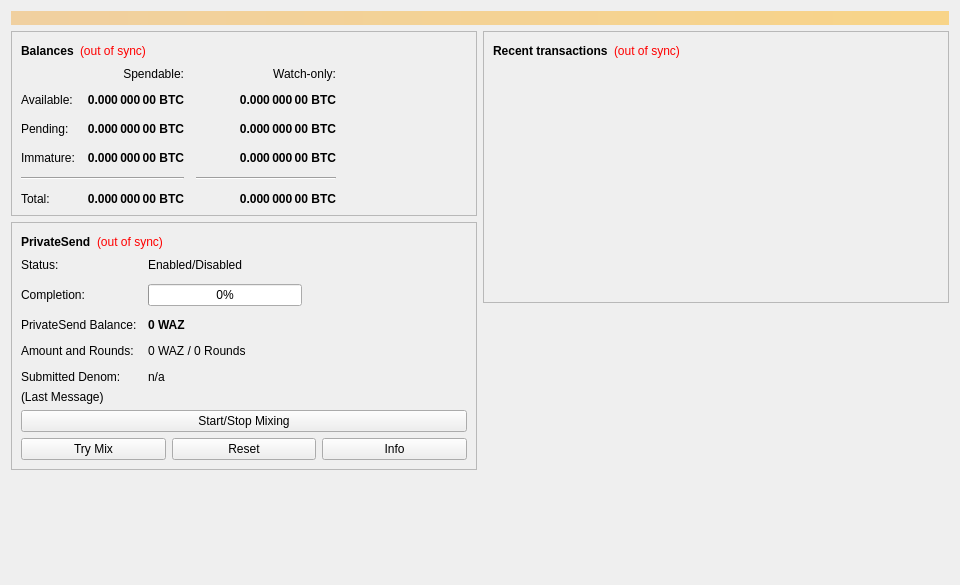
<?xml version="1.0" encoding="UTF-8"?>
<ui version="4.0">
 <class>OverviewPage</class>
 <widget class="QWidget" name="OverviewPage">
  <property name="geometry">
   <rect>
    <x>0</x>
    <y>0</y>
    <width>960</width>
    <height>585</height>
   </rect>
  </property>
  <property name="minimumSize">
   <size>
    <width>960</width>
    <height>0</height>
   </size>
  </property>
  <property name="windowTitle">
   <string>Form</string>
  </property>
  <layout class="QVBoxLayout" name="topLayout">
   <item>
    <widget class="QLabel" name="labelAlerts">
     <property name="visible">
      <bool>false</bool>
     </property>
     <property name="styleSheet">
      <string notr="true">QLabel { background-color: qlineargradient(x1: 0, y1: 0, x2: 1, y2: 0, stop:0 #F0D0A0, stop:1 #F8D488); color:#000000; }</string>
     </property>
     <property name="wordWrap">
      <bool>true</bool>
     </property>
     <property name="margin">
      <number>3</number>
     </property>
     <property name="textInteractionFlags">
      <set>Qt::TextSelectableByMouse</set>
     </property>
    </widget>
   </item>
   <item>
    <layout class="QHBoxLayout" name="horizontalLayout" stretch="1,1">
     <item>
      <layout class="QVBoxLayout" name="verticalLayout_2">
       <item>
        <widget class="QFrame" name="frame">
         <property name="frameShape">
          <enum>QFrame::StyledPanel</enum>
         </property>
         <property name="frameShadow">
          <enum>QFrame::Raised</enum>
         </property>
         <layout class="QVBoxLayout" name="verticalLayout_4">
          <item>
           <layout class="QHBoxLayout" name="horizontalLayout_4">
            <item>
             <widget class="QLabel" name="label_5">
              <property name="font">
               <font>
                <weight>75</weight>
                <bold>true</bold>
               </font>
              </property>
              <property name="text">
               <string>Balances</string>
              </property>
             </widget>
            </item>
            <item>
             <widget class="QLabel" name="labelWalletStatus">
              <property name="toolTip">
               <string>The displayed information may be out of date. Your wallet automatically synchronizes with the Wuazi network after a connection is established, but this process has not completed yet.</string>
              </property>
              <property name="styleSheet">
               <string notr="true">QLabel { color: red; }</string>
              </property>
              <property name="text">
               <string notr="true">(out of sync)</string>
              </property>
              <property name="alignment">
               <set>Qt::AlignLeading|Qt::AlignLeft|Qt::AlignVCenter</set>
              </property>
             </widget>
            </item>
            <item>
             <spacer name="horizontalSpacer_3">
              <property name="orientation">
               <enum>Qt::Horizontal</enum>
              </property>
              <property name="sizeHint" stdset="0">
               <size>
                <width>40</width>
                <height>20</height>
               </size>
              </property>
             </spacer>
            </item>
           </layout>
          </item>
          <item>
           <layout class="QGridLayout" name="gridLayout">
            <property name="spacing">
             <number>12</number>
            </property>
            <item row="2" column="2">
             <widget class="QLabel" name="labelWatchPending">
              <property name="font">
               <font>
                <weight>75</weight>
                <bold>true</bold>
               </font>
              </property>
              <property name="cursor">
               <cursorShape>IBeamCursor</cursorShape>
              </property>
              <property name="toolTip">
               <string>Unconfirmed transactions to watch-only addresses</string>
              </property>
              <property name="text">
               <string notr="true">0.000 000 00 BTC</string>
              </property>
              <property name="alignment">
               <set>Qt::AlignRight|Qt::AlignTrailing|Qt::AlignVCenter</set>
              </property>
              <property name="textInteractionFlags">
               <set>Qt::LinksAccessibleByMouse|Qt::TextSelectableByKeyboard|Qt::TextSelectableByMouse</set>
              </property>
             </widget>
            </item>
            <item row="2" column="1">
             <widget class="QLabel" name="labelUnconfirmed">
              <property name="font">
               <font>
                <weight>75</weight>
                <bold>true</bold>
               </font>
              </property>
              <property name="cursor">
               <cursorShape>IBeamCursor</cursorShape>
              </property>
              <property name="toolTip">
               <string>Total of transactions that have yet to be confirmed, and do not yet count toward the spendable balance</string>
              </property>
              <property name="text">
               <string notr="true">0.000 000 00 BTC</string>
              </property>
              <property name="alignment">
               <set>Qt::AlignRight|Qt::AlignTrailing|Qt::AlignVCenter</set>
              </property>
              <property name="textInteractionFlags">
               <set>Qt::LinksAccessibleByMouse|Qt::TextSelectableByKeyboard|Qt::TextSelectableByMouse</set>
              </property>
             </widget>
            </item>
            <item row="3" column="2">
             <widget class="QLabel" name="labelWatchImmature">
              <property name="font">
               <font>
                <weight>75</weight>
                <bold>true</bold>
               </font>
              </property>
              <property name="cursor">
               <cursorShape>IBeamCursor</cursorShape>
              </property>
              <property name="toolTip">
               <string>Mined balance in watch-only addresses that has not yet matured</string>
              </property>
              <property name="text">
               <string notr="true">0.000 000 00 BTC</string>
              </property>
              <property name="alignment">
               <set>Qt::AlignRight|Qt::AlignTrailing|Qt::AlignVCenter</set>
              </property>
              <property name="textInteractionFlags">
               <set>Qt::LinksAccessibleByMouse|Qt::TextSelectableByKeyboard|Qt::TextSelectableByMouse</set>
              </property>
             </widget>
            </item>
            <item row="4" column="0" colspan="2">
             <widget class="Line" name="lineSpendableBalance">
              <property name="orientation">
               <enum>Qt::Horizontal</enum>
              </property>
             </widget>
            </item>
            <item row="4" column="2">
             <widget class="Line" name="lineWatchBalance">
              <property name="sizePolicy">
               <sizepolicy hsizetype="Preferred" vsizetype="Fixed">
                <horstretch>0</horstretch>
                <verstretch>0</verstretch>
               </sizepolicy>
              </property>
              <property name="minimumSize">
               <size>
                <width>140</width>
                <height>0</height>
               </size>
              </property>
              <property name="orientation">
               <enum>Qt::Horizontal</enum>
              </property>
             </widget>
            </item>
            <item row="5" column="0">
             <widget class="QLabel" name="labelTotalText">
              <property name="text">
               <string>Total:</string>
              </property>
             </widget>
            </item>
            <item row="3" column="1">
             <widget class="QLabel" name="labelImmature">
              <property name="font">
               <font>
                <weight>75</weight>
                <bold>true</bold>
               </font>
              </property>
              <property name="cursor">
               <cursorShape>IBeamCursor</cursorShape>
              </property>
              <property name="toolTip">
               <string>Mined balance that has not yet matured</string>
              </property>
              <property name="text">
               <string notr="true">0.000 000 00 BTC</string>
              </property>
              <property name="alignment">
               <set>Qt::AlignRight|Qt::AlignTrailing|Qt::AlignVCenter</set>
              </property>
              <property name="textInteractionFlags">
               <set>Qt::LinksAccessibleByMouse|Qt::TextSelectableByKeyboard|Qt::TextSelectableByMouse</set>
              </property>
             </widget>
            </item>
            <item row="2" column="3">
             <spacer name="horizontalSpacer_2">
              <property name="orientation">
               <enum>Qt::Horizontal</enum>
              </property>
              <property name="sizeHint" stdset="0">
               <size>
                <width>40</width>
                <height>20</height>
               </size>
              </property>
             </spacer>
            </item>
            <item row="3" column="0">
             <widget class="QLabel" name="labelImmatureText">
              <property name="text">
               <string>Immature:</string>
              </property>
             </widget>
            </item>
            <item row="5" column="1">
             <widget class="QLabel" name="labelTotal">
              <property name="font">
               <font>
                <weight>75</weight>
                <bold>true</bold>
               </font>
              </property>
              <property name="cursor">
               <cursorShape>IBeamCursor</cursorShape>
              </property>
              <property name="toolTip">
               <string>Your current total balance</string>
              </property>
              <property name="text">
               <string notr="true">0.000 000 00 BTC</string>
              </property>
              <property name="alignment">
               <set>Qt::AlignRight|Qt::AlignTrailing|Qt::AlignVCenter</set>
              </property>
              <property name="textInteractionFlags">
               <set>Qt::LinksAccessibleByMouse|Qt::TextSelectableByKeyboard|Qt::TextSelectableByMouse</set>
              </property>
             </widget>
            </item>
            <item row="5" column="2">
             <widget class="QLabel" name="labelWatchTotal">
              <property name="font">
               <font>
                <weight>75</weight>
                <bold>true</bold>
               </font>
              </property>
              <property name="cursor">
               <cursorShape>IBeamCursor</cursorShape>
              </property>
              <property name="toolTip">
               <string>Current total balance in watch-only addresses</string>
              </property>
              <property name="text">
               <string notr="true">0.000 000 00 BTC</string>
              </property>
              <property name="alignment">
               <set>Qt::AlignRight|Qt::AlignTrailing|Qt::AlignVCenter</set>
              </property>
              <property name="textInteractionFlags">
               <set>Qt::LinksAccessibleByMouse|Qt::TextSelectableByKeyboard|Qt::TextSelectableByMouse</set>
              </property>
             </widget>
            </item>
            <item row="0" column="2">
             <widget class="QLabel" name="labelWatchonly">
              <property name="text">
               <string>Watch-only:</string>
              </property>
              <property name="alignment">
               <set>Qt::AlignRight|Qt::AlignTrailing|Qt::AlignVCenter</set>
              </property>
             </widget>
            </item>
            <item row="1" column="0">
             <widget class="QLabel" name="labelBalanceText">
              <property name="text">
               <string>Available:</string>
              </property>
             </widget>
            </item>
            <item row="1" column="1">
             <widget class="QLabel" name="labelBalance">
              <property name="font">
               <font>
                <weight>75</weight>
                <bold>true</bold>
               </font>
              </property>
              <property name="cursor">
               <cursorShape>IBeamCursor</cursorShape>
              </property>
              <property name="toolTip">
               <string>Your current spendable balance</string>
              </property>
              <property name="text">
               <string notr="true">0.000 000 00 BTC</string>
              </property>
              <property name="alignment">
               <set>Qt::AlignRight|Qt::AlignTrailing|Qt::AlignVCenter</set>
              </property>
              <property name="textInteractionFlags">
               <set>Qt::LinksAccessibleByMouse|Qt::TextSelectableByKeyboard|Qt::TextSelectableByMouse</set>
              </property>
             </widget>
            </item>
            <item row="1" column="2">
             <widget class="QLabel" name="labelWatchAvailable">
              <property name="font">
               <font>
                <weight>75</weight>
                <bold>true</bold>
               </font>
              </property>
              <property name="cursor">
               <cursorShape>IBeamCursor</cursorShape>
              </property>
              <property name="toolTip">
               <string>Your current balance in watch-only addresses</string>
              </property>
              <property name="text">
               <string notr="true">0.000 000 00 BTC</string>
              </property>
              <property name="alignment">
               <set>Qt::AlignRight|Qt::AlignTrailing|Qt::AlignVCenter</set>
              </property>
              <property name="textInteractionFlags">
               <set>Qt::LinksAccessibleByMouse|Qt::TextSelectableByKeyboard|Qt::TextSelectableByMouse</set>
              </property>
             </widget>
            </item>
            <item row="2" column="0">
             <widget class="QLabel" name="labelPendingText">
              <property name="text">
               <string>Pending:</string>
              </property>
             </widget>
            </item>
            <item row="0" column="1">
             <widget class="QLabel" name="labelSpendable">
              <property name="text">
               <string>Spendable:</string>
              </property>
              <property name="alignment">
               <set>Qt::AlignRight|Qt::AlignTrailing|Qt::AlignVCenter</set>
              </property>
             </widget>
            </item>
           </layout>
          </item>
         </layout>
        </widget>
       </item>
       <item>
        <widget class="QFrame" name="framePrivateSend">
         <property name="layoutDirection">
          <enum>Qt::LeftToRight</enum>
         </property>
         <property name="frameShape">
          <enum>QFrame::StyledPanel</enum>
         </property>
         <property name="frameShadow">
          <enum>QFrame::Raised</enum>
         </property>
         <layout class="QVBoxLayout" name="VerticalLayout_PS1">
          <item>
           <layout class="QHBoxLayout" name="horizontalLayout_5">
            <item>
             <widget class="QLabel" name="labelPrivateSendHeader">
              <property name="font">
               <font>
                <weight>75</weight>
                <bold>true</bold>
               </font>
              </property>
              <property name="text">
               <string>PrivateSend</string>
              </property>
             </widget>
            </item>
            <item>
             <widget class="QLabel" name="labelPrivateSendSyncStatus">
              <property name="toolTip">
               <string>The displayed information may be out of date. Your wallet automatically synchronizes with the Wuazi network after a connection is established, but this process has not completed yet.</string>
              </property>
              <property name="styleSheet">
               <string notr="true">QLabel { color: red; }</string>
              </property>
              <property name="text">
               <string notr="true">(out of sync)</string>
              </property>
              <property name="alignment">
               <set>Qt::AlignLeading|Qt::AlignLeft|Qt::AlignVCenter</set>
              </property>
             </widget>
            </item>
            <item>
             <spacer name="horizontalSpacer_4">
              <property name="orientation">
               <enum>Qt::Horizontal</enum>
              </property>
              <property name="sizeHint" stdset="0">
               <size>
                <width>40</width>
                <height>20</height>
               </size>
              </property>
             </spacer>
            </item>
           </layout>
          </item>
          <item>
           <layout class="QFormLayout" name="privateSendFormLayout">
            <property name="fieldGrowthPolicy">
             <enum>QFormLayout::AllNonFixedFieldsGrow</enum>
            </property>
            <property name="horizontalSpacing">
             <number>11</number>
            </property>
            <property name="verticalSpacing">
             <number>12</number>
            </property>
            <item row="0" column="0">
             <widget class="QLabel" name="labelPrivateSendEnabledText">
              <property name="text">
               <string>Status:</string>
              </property>
             </widget>
            </item>
            <item row="0" column="1">
             <widget class="QLabel" name="labelPrivateSendEnabled">
              <property name="text">
               <string>Enabled/Disabled</string>
              </property>
             </widget>
            </item>
            <item row="1" column="0">
             <widget class="QLabel" name="labelCompletitionText">
              <property name="text">
               <string>Completion:</string>
              </property>
             </widget>
            </item>
            <item row="1" column="1">
             <widget class="QProgressBar" name="privateSendProgress">
              <property name="maximumSize">
               <size>
                <width>154</width>
                <height>16777215</height>
               </size>
              </property>
              <property name="value">
               <number>0</number>
              </property>
             </widget>
            </item>
            <item row="2" column="0">
             <widget class="QLabel" name="labelAnonymizedText">
              <property name="text">
               <string>PrivateSend Balance:</string>
              </property>
             </widget>
            </item>
            <item row="2" column="1">
             <widget class="QLabel" name="labelAnonymized">
              <property name="font">
               <font>
                <weight>75</weight>
                <bold>true</bold>
               </font>
              </property>
              <property name="text">
               <string notr="true">0 WAZ</string>
              </property>
             </widget>
            </item>
            <item row="3" column="0">
             <widget class="QLabel" name="labelAmountAndRoundsText">
              <property name="text">
               <string>Amount and Rounds:</string>
              </property>
             </widget>
            </item>
            <item row="3" column="1">
             <widget class="QLabel" name="labelAmountRounds">
              <property name="text">
               <string>0 WAZ / 0 Rounds</string>
              </property>
             </widget>
            </item>
            <item row="4" column="0">
             <widget class="QLabel" name="labelSubmittedDenomText">
              <property name="text">
               <string>Submitted Denom:</string>
              </property>
             </widget>
            </item>
            <item row="4" column="1">
             <widget class="QLabel" name="labelSubmittedDenom">
              <property name="toolTip">
               <string>The denominations you submitted to the Masternode.&lt;br&gt;To mix, other users must submit the exact same denominations.</string>
              </property>
              <property name="text">
               <string>n/a</string>
              </property>
             </widget>
            </item>
           </layout>
          </item>
          <item>
           <layout class="QVBoxLayout" name="VerticalLayout_PS">
            <item>
             <widget class="QLabel" name="labelPrivateSendLastMessage">
              <property name="text">
               <string>(Last Message)</string>
              </property>
              <property name="alignment">
               <set>Qt::AlignLeading|Qt::AlignLeft|Qt::AlignTop</set>
              </property>
              <property name="wordWrap">
               <bool>true</bool>
              </property>
             </widget>
            </item>
            <item>
             <widget class="QPushButton" name="togglePrivateSend">
              <property name="sizePolicy">
               <sizepolicy hsizetype="MinimumExpanding" vsizetype="Fixed">
                <horstretch>0</horstretch>
                <verstretch>0</verstretch>
               </sizepolicy>
              </property>
              <property name="text">
               <string>Start/Stop Mixing</string>
              </property>
             </widget>
            </item>
            <item>
             <layout class="QHBoxLayout" name="horizontalLayout_debugbuttons">
              <item>
               <widget class="QPushButton" name="privateSendAuto">
                <property name="sizePolicy">
                 <sizepolicy hsizetype="MinimumExpanding" vsizetype="Fixed">
                  <horstretch>0</horstretch>
                  <verstretch>0</verstretch>
                 </sizepolicy>
                </property>
                <property name="toolTip">
                 <string>Try to manually submit a PrivateSend request.</string>
                </property>
                <property name="text">
                 <string>Try Mix</string>
                </property>
               </widget>
              </item>
              <item>
               <widget class="QPushButton" name="privateSendReset">
                <property name="sizePolicy">
                 <sizepolicy hsizetype="MinimumExpanding" vsizetype="Fixed">
                  <horstretch>0</horstretch>
                  <verstretch>0</verstretch>
                 </sizepolicy>
                </property>
                <property name="toolTip">
                 <string>Reset the current status of PrivateSend (can interrupt PrivateSend if it's in the process of Mixing, which can cost you money!)</string>
                </property>
                <property name="autoFillBackground">
                 <bool>false</bool>
                </property>
                <property name="text">
                 <string>Reset</string>
                </property>
               </widget>
              </item>
              <item>
               <widget class="QPushButton" name="privateSendInfo">
                <property name="sizePolicy">
                 <sizepolicy hsizetype="MinimumExpanding" vsizetype="Fixed">
                  <horstretch>0</horstretch>
                  <verstretch>0</verstretch>
                 </sizepolicy>
                </property>
                <property name="toolTip">
                 <string>Information about PrivateSend and Mixing</string>
                </property>
                <property name="text">
                 <string>Info</string>
                </property>
               </widget>
              </item>
             </layout>
            </item>
           </layout>
          </item>
         </layout>
        </widget>
       </item>
       <item>
        <spacer name="verticalSpacer">
         <property name="orientation">
          <enum>Qt::Vertical</enum>
         </property>
         <property name="sizeHint" stdset="0">
          <size>
           <width>20</width>
           <height>40</height>
          </size>
         </property>
        </spacer>
       </item>
      </layout>
     </item>
     <item>
      <layout class="QVBoxLayout" name="verticalLayout_3">
       <item>
        <widget class="QFrame" name="frame_2">
         <property name="frameShape">
          <enum>QFrame::StyledPanel</enum>
         </property>
         <property name="frameShadow">
          <enum>QFrame::Raised</enum>
         </property>
         <layout class="QVBoxLayout" name="verticalLayout">
          <item>
           <layout class="QHBoxLayout" name="horizontalLayout_2">
            <item>
             <widget class="QLabel" name="label_4">
              <property name="font">
               <font>
                <weight>75</weight>
                <bold>true</bold>
               </font>
              </property>
              <property name="text">
               <string>Recent transactions</string>
              </property>
             </widget>
            </item>
            <item>
             <widget class="QLabel" name="labelTransactionsStatus">
              <property name="toolTip">
               <string>The displayed information may be out of date. Your wallet automatically synchronizes with the Wuazi network after a connection is established, but this process has not completed yet.</string>
              </property>
              <property name="styleSheet">
               <string notr="true">QLabel { color: red; }</string>
              </property>
              <property name="text">
               <string notr="true">(out of sync)</string>
              </property>
              <property name="alignment">
               <set>Qt::AlignLeading|Qt::AlignLeft|Qt::AlignVCenter</set>
              </property>
             </widget>
            </item>
            <item>
             <spacer name="horizontalSpacer">
              <property name="orientation">
               <enum>Qt::Horizontal</enum>
              </property>
              <property name="sizeHint" stdset="0">
               <size>
                <width>40</width>
                <height>20</height>
               </size>
              </property>
             </spacer>
            </item>
           </layout>
          </item>
          <item>
           <widget class="QListView" name="listTransactions">
            <property name="styleSheet">
             <string notr="true">QListView { background: transparent; }</string>
            </property>
            <property name="frameShape">
             <enum>QFrame::NoFrame</enum>
            </property>
            <property name="verticalScrollBarPolicy">
             <enum>Qt::ScrollBarAlwaysOff</enum>
            </property>
            <property name="horizontalScrollBarPolicy">
             <enum>Qt::ScrollBarAlwaysOff</enum>
            </property>
            <property name="selectionMode">
             <enum>QAbstractItemView::NoSelection</enum>
            </property>
           </widget>
          </item>
         </layout>
        </widget>
       </item>
       <item>
        <spacer name="verticalSpacer_2">
         <property name="orientation">
          <enum>Qt::Vertical</enum>
         </property>
         <property name="sizeHint" stdset="0">
          <size>
           <width>20</width>
           <height>40</height>
          </size>
         </property>
        </spacer>
       </item>
      </layout>
     </item>
    </layout>
   </item>
  </layout>
 </widget>
 <resources/>
 <connections/>
</ui>
